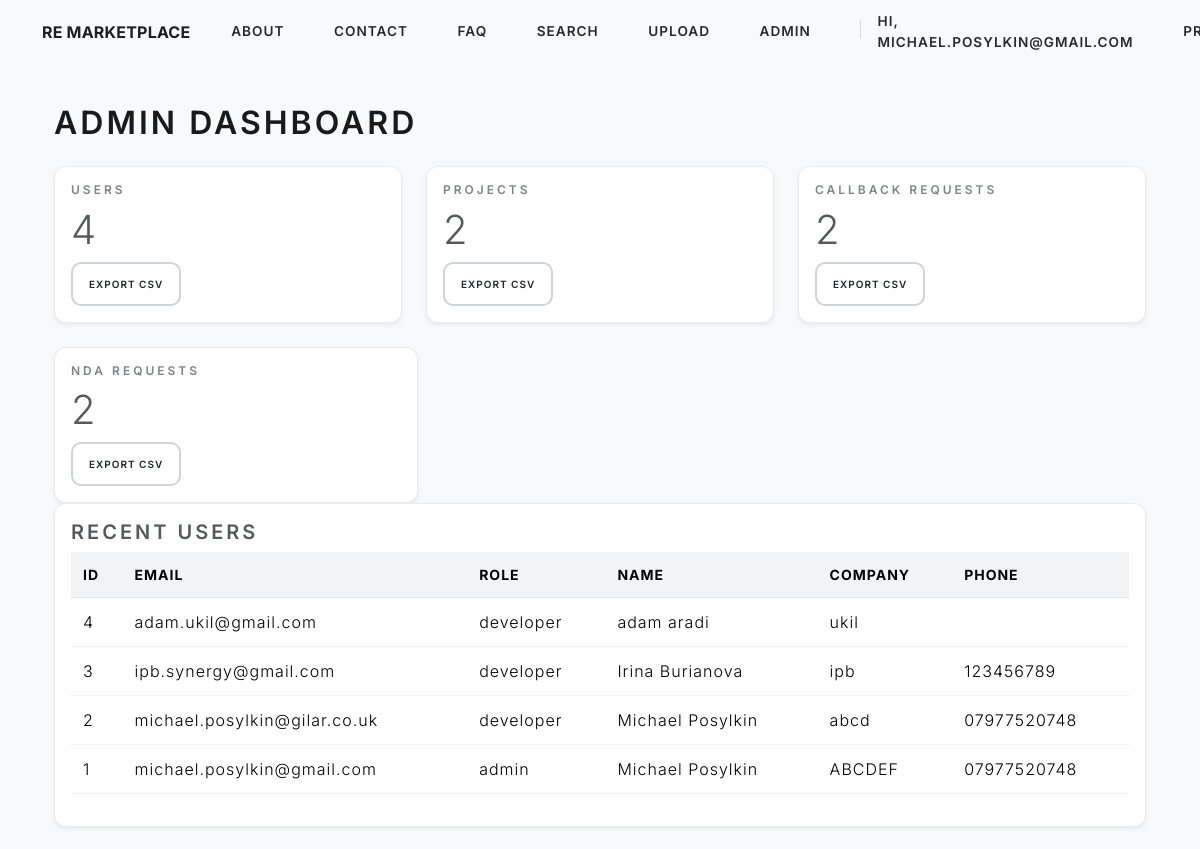
The app's page /admin-dashboard (signed in, upper part), older data.
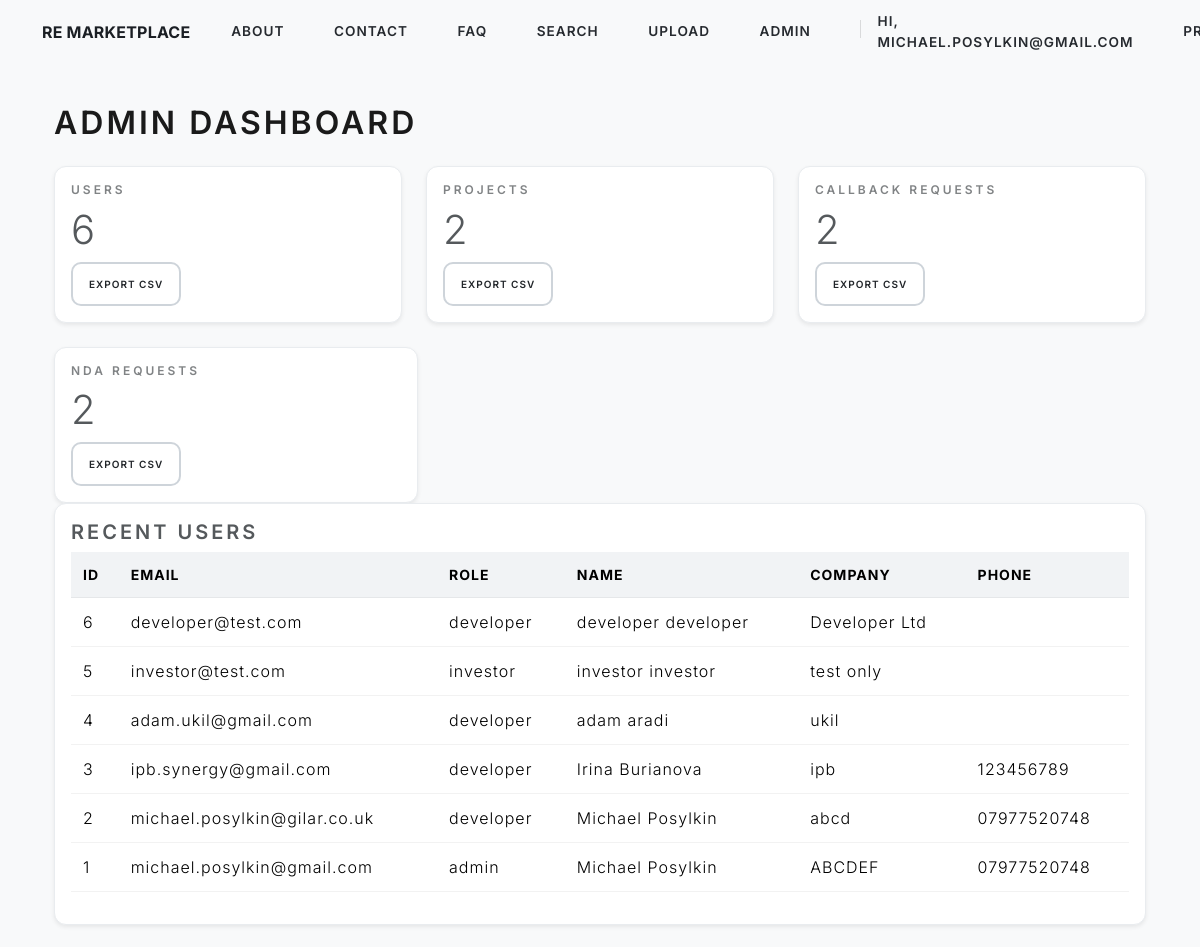
The same page, newer data.
### models.py (models this page shows, shortened)
class User(UserMixin, db.Model):
    id = db.Column(db.Integer, primary_key=True)
    email = db.Column(db.String(150), unique=True, nullable=False)
    password_hash = db.Column(db.String(150), nullable=False)
    role = db.Column(db.String(20), default='developer')
    company_name = db.Column(db.String(150))
    position_in_company = db.Column(db.String(50))
    company_website = db.Column(db.String(255))
    company_address = db.Column(db.String(300))
    phone = db.Column(db.String(30))
    first_name = db.Column(db.String(100))
    surname = db.Column(db.String(100))
    aum = db.Column(db.Float)
    projects = db.relationship('Project', backref='owner', lazy=True)
    preferences_json = db.Column(db.JSON, nullable=False, default=dict)
    @hybrid_property
    def preferred_asset_classes(self):
        return self._pref_get("preferred_asset_classes", "")
    @hybrid_property
    def location_type_preference(self):
        return self._pref_get("location_type_preference", "")
    @hybrid_property
    def target_min_irr(self):
        return self._pref_get("target_min_irr", "")
    @hybrid_property
    def email_updates(self):
        return bool(self._pref_get("email_updates", False))
    @hybrid_property
    def ticket_min(self):
        return self._pref_get("ticket_min", "")
    @hybrid_property
    def ticket_max(self):
        return self._pref_get("ticket_max", "")

### app.py (the view)
@app.route("/admin-dashboard")
@login_required
def admin_dashboard():
    if getattr(current_user, "role", "") != "admin":
        flash("Admin only.", "warning")
        return redirect(url_for("home"))
    users_count = db.session.query(func.count(User.id)).scalar()
    projects_count = db.session.query(func.count(Project.id)).scalar()
    try:
        callbacks_count = db.session.query(func.count(CallbackRequest.id)).scalar()
    except Exception:
        callbacks_count = 0
    try:
        nDAs_count = db.session.query(func.count(NDARequest.id)).scalar()
    except Exception:
        nDAs_count = 0
    recent_users = User.query.order_by(desc(User.id)).limit(10).all()
    recent_projects = Project.query.order_by(desc(Project.id)).limit(10).all()
    try:
        recent_callbacks = CallbackRequest.query.order_by(desc(CallbackRequest.timestamp)).limit(10).all()
    except Exception:
        recent_callbacks = []
    try:
        recent_NDA_Requests = NDARequest.query.order_by(desc(NDARequest.created_at)).limit(10).all()
    except Exception:
        recent_NDA_Requests = []
    return render_template(
        "admin_dashboard.html",
        users_count=users_count,
        projects_count=projects_count,
        callbacks_count=callbacks_count,
        nDAs_count=nDAs_count,
        recent_users=recent_users,
        recent_projects=recent_projects,
        recent_callbacks=recent_callbacks,
        recent_NDA_Requests=recent_NDA_Requests,
    )

### app.py (called while the page is built)
@login_manager.user_loader
def load_user(user_id):
    return User.query.get(int(user_id))

### templates/admin_dashboard.html (shortened to what this page needs)
{% extends "base.html" %}
{% block content %}
<div class="container py-4">
  <h1 class="mb-4">Admin Dashboard</h1>
  <div class="row g-4 mb-4">
    <div class="col-md-4">
      <div class="card shadow-sm h-100">
        <div class="card-body">
          <h6 class="text-muted text-uppercase">Users</h6>
          <div class="display-6">{{ users_count }}</div>
          <a href="{{ url_for('export_users_csv') }}" class="btn btn-sm btn-outline-secondary mt-2">Export CSV</a>
        </div>
      </div>
    </div>
    <div class="col-md-4">
      <div class="card shadow-sm h-100">
        <div class="card-body">
          <h6 class="text-muted text-uppercase">Projects</h6>
          <div class="display-6">{{ projects_count }}</div>
          <a href="{{ url_for('export_projects_csv') }}" class="btn btn-sm btn-outline-secondary mt-2">Export CSV</a>
        </div>
      </div>
    </div>
    <div class="col-md-4">
      <div class="card shadow-sm h-100">
        <div class="card-body">
          <h6 class="text-muted text-uppercase">Callback Requests</h6>
          <div class="display-6">{{ callbacks_count }}</div>
          <a href="{{ url_for('export_callbacks_csv') }}" class="btn btn-sm btn-outline-secondary mt-2">Export CSV</a>
        </div>
      </div>
    </div>
  </div>
    <div class="col-md-4">
      <div class="card shadow-sm h-100">
        <div class="card-body">
          <h6 class="text-muted text-uppercase">NDA Requests</h6>
          <div class="display-6">{{ nDAs_count }}</div>
          <a href="{{ url_for('export_NDA_csv') }}" class="btn btn-sm btn-outline-secondary mt-2">Export CSV</a>
        </div>
      </div>
    </div>
  <div class="card mb-4 shadow-sm">
    <div class="card-body">
      <div class="d-flex justify-content-between align-items-center mb-2">
        <h4 class="card-title mb-0">Recent Users</h4>
      </div>
      <div class="table-responsive">
        <table class="table table-sm align-middle">
          <thead>
            <tr>
              <th>ID</th><th>Email</th><th>Role</th><th>Name</th><th>Company</th><th>Phone</th>
            </tr>
          </thead>
          <tbody>
            {% for u in recent_users %}
            <tr>
              <td>{{ u.id }}</td>
              <td>{{ u.email }}</td>
              <td>{{ u.role }}</td>
              <td>{{ (u.first_name or '') ~ ' ' ~ (u.surname or '') }}</td>
              <td>{{ u.company_name or '' }}</td>
              <td>{{ u.phone or '' }}</td>
            </tr>
            {% else %}
            <tr><td colspan="6" class="text-muted">No users.</td></tr>
            {% endfor %}
          </tbody>
        </table>
      </div>
    </div>
  </div>
</div>
{% endblock %}

### templates/base.html (shortened to what this page needs)
<!DOCTYPE html>
<html lang="en">
<head>
  <link rel="stylesheet" href="https://cdn.jsdelivr.net/npm/bootswatch@5.3.0/dist/lux/bootstrap.min.css">
  <link href="https://cdn.jsdelivr.net/npm/select2@4.1.0-rc.0/dist/css/select2.min.css" rel="stylesheet">
  <link rel="stylesheet" href="{{ url_for('static', filename='style.css') }}">
  <link rel="stylesheet" href="{{ url_for('static', filename='forms.css') }}">
</head>
<body>
  <nav class="navbar navbar-expand-lg navbar-light fixed-top pg-navbar">
    <div class="container">
      <a class="navbar-brand pg-brand" href="{{ url_for('home') }}">RE Marketplace</a>
      <div class="collapse navbar-collapse" id="pgNav">
        <ul class="navbar-nav ms-auto align-items-lg-center pg-menu">
          <li class="nav-item"><a class="nav-link" href="{{ url_for('about') }}">About</a></li>
          <li class="nav-item"><a class="nav-link" href="{{ url_for('contact') }}">Contact</a></li>
          <li class="nav-item"><a class="nav-link" href="{{ url_for('faq') }}">FAQ</a></li>
          {% if current_user.is_authenticated %}
            <li class="nav-item"><a class="nav-link" href="{{ url_for('search') }}">Search</a></li>
            {% if current_user.role in ['developer','admin'] %}
              <li class="nav-item"><a class="nav-link" href="{{ url_for('upload') }}">Upload</a></li>
            {% endif %}
            {% if current_user.role == 'admin' %}
              <li class="nav-item"><a class="nav-link" href="{{ url_for('admin_dashboard') }}">Admin</a></li>
            {% endif %}
            <li class="nav-item"><span class="nav-link small text-muted">Hi, {{ current_user.email }}</span></li>
            <li class="nav-item"><a class="nav-link" href="{{ url_for('profile') }}">Profile</a></li>
          {% else %}
            <li class="nav-item"><a class="nav-link" href="{{ url_for('login') }}">Log in</a></li>
            <li class="nav-item"><a class="btn btn-sm pg-cta" href="{{ url_for('register') }}">Register</a></li>
          {% endif %}
        </ul>
      </div>
    </div>
  </nav>
  <div class="pg-nav-spacer"></div>
  <div class="container my-4">
    {% block content %}{% endblock %}
  </div>
</body>
</html>

### static/style.css (style rules this page uses)
:root { --font-sans: "Inter","Segoe UI","Roboto",system-ui,-apple-system,sans-serif; --brand: #198754; --brand-600: #157347; --text: #212529; --muted: #6c757d; --bg: #f8f9fa; --card-bg: #ffffff; --border: #e9ecef; --radius: 12px; --shadow: 0 6px 16px rgba(0,0,0,0.06); }
html, body { height: 100%; }
body { background-color: var(--bg); color: var(--text); font-family: var(--font-sans); -webkit-font-smoothing: antialiased; -moz-osx-font-smoothing: grayscale; }
a { text-decoration: none; }
.pg-navbar { background: transparent; transition: background-color .25s ease, box-shadow .25s ease, padding .25s ease; padding: .35rem 0; z-index: 1030; }
.pg-nav-spacer { height: 56px; }
.pg-brand { color: #1b1f24 !important; font-size: 1rem; font-weight: 700; letter-spacing: .2px; }
.pg-menu .nav-link { font-size: .85rem; padding: .35rem .55rem !important; color: #1b1f24 !important; opacity: .95; position: relative; transition: color .2s ease, opacity .2s ease; }
.pg-menu .nav-link::after { content: ""; position: absolute; left: .55rem; right: .55rem; bottom: .15rem; height: 2px; background: var(--brand); transform: scaleX(0); transform-origin: left; transition: transform .22s ease; }
.card { background: var(--card-bg); border: 1px solid var(--border); border-radius: var(--radius); box-shadow: var(--shadow); }
.card-title { font-weight: 600; }
.btn { border-radius: 10px; }
.btn-outline-secondary { border-color: #ced4da; color: #212529; }
.table th { background-color: #f1f3f5; }

Row changes from the older to the newer data that the page shows:
added User: id "6", email "developer@test.com", role "developer", first_name+surname "developer developer", company_name "Developer Ltd"
added User: id "5", email "investor@test.com", role "investor", first_name+surname "investor investor", company_name "test only"
Text that changed along with them:
{{ users_count }}: "4" → "6"
